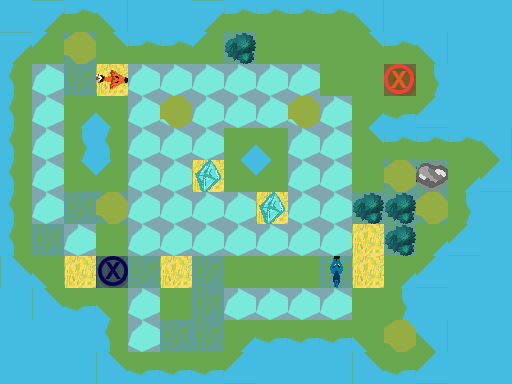

A 2D game scene composited from a Tiled map and its tileset images. What follows is a short description and the map's XML, with every tile layer's data as written:
An orthogonal 16x12 tile map with 32x32 px tiles, 3 tile layers (Ground, Obstacles, Objects), 1 hidden layer not drawn.

<map version="1.0" orientation="orthogonal" renderorder="right-down" width="16" height="12" tilewidth="32" tileheight="32" nextobjectid="6">
 <tileset firstgid="1" name="TilesetPlaceholder" tilewidth="32" tileheight="32" tilecount="240" columns="10">
  <image source="../../../Tileset.png" width="320" height="768" />
 </tileset>
 <layer name="Ground" width="16" height="12">
  <data encoding="csv">
5,3221225493,1610612747,1610612757,5,5,3221225493,1610612747,1610612747,1610612747,1610612747,1610612757,5,5,5,5,
3221225493,3221225503,7,1610612767,1610612747,1610612747,3221225503,7,1,1,1,1610612767,1610612747,1610612757,5,5,
3221225483,18,7,2,18,18,18,18,18,18,1,1,7,11,5,5,
3221225483,18,31,2684354591,18,18,18,18,18,18,18,31,2684354571,21,5,5,
3221225483,18,11,3221225483,18,18,18,31,2684354591,18,18,1610612767,1610612747,1610612747,1610612747,1610612757,
3221225483,18,1610612767,3221225503,18,18,2,1610612767,3221225503,18,18,1,7,7,31,21,
3221225483,18,7,7,18,18,18,18,2,18,18,7,7,7,11,5,
3221225483,7,18,1,18,18,18,18,18,18,18,2,7,31,21,5,
2684354581,2684354591,2,2,7,2,7,1,1,1,7,2,31,21,5,5,
5,2684354581,2684354571,2684354591,18,1,7,18,18,18,18,1,11,5,5,5,
5,5,5,3221225483,18,7,7,31,2684354571,2684354571,2684354571,2684354591,1610612767,1610612757,5,5,
5,5,5,2684354581,2684354571,2684354571,2684354571,21,5,5,5,2684354581,2684354571,21,5,5
</data>
 </layer>
 <layer name="Obstacles" width="16" height="12">
  <data encoding="csv">
0,0,0,0,0,0,0,0,0,0,0,0,0,0,0,0,
0,0,44,0,0,0,0,42,0,0,0,0,0,0,0,0,
0,0,0,0,0,0,0,0,0,0,0,0,0,0,0,0,
0,0,0,0,0,44,0,0,0,44,0,0,0,0,0,0,
0,0,0,0,0,0,0,0,0,0,0,0,0,0,0,0,
0,0,0,0,0,0,0,0,0,0,0,0,44,43,0,0,
0,0,0,44,0,0,0,0,0,0,0,42,42,44,0,0,
0,0,0,0,0,0,0,0,0,0,0,0,42,0,0,0,
0,0,0,0,0,0,0,0,0,0,0,0,0,0,0,0,
0,0,0,0,0,0,0,0,0,0,0,0,0,0,0,0,
0,0,0,0,0,0,0,0,0,0,0,0,44,0,0,0,
0,0,0,0,0,0,0,0,0,0,0,0,0,0,0,0
</data>
 </layer>
 <layer name="Objects" width="16" height="12">
  <data encoding="csv">
0,0,0,0,0,0,0,0,0,0,0,0,0,0,0,0,
0,0,0,0,0,0,0,0,0,0,0,0,0,0,0,0,
0,0,0,2684354751,0,0,0,0,0,0,0,0,181,0,0,0,
0,0,0,0,0,0,0,0,0,0,0,0,0,0,0,0,
0,0,0,0,0,0,0,0,0,0,0,0,0,0,0,0,
0,0,0,0,0,0,184,0,0,0,0,0,0,0,0,0,
0,0,0,0,0,0,0,0,184,0,0,0,0,0,0,0,
0,0,0,0,0,0,0,0,0,0,0,0,0,0,0,0,
0,0,0,182,0,0,0,0,0,0,192,0,0,0,0,0,
0,0,0,0,0,0,0,0,0,0,0,0,0,0,0,0,
0,0,0,0,0,0,0,0,0,0,0,0,0,0,0,0,
0,0,0,0,0,0,0,0,0,0,0,0,0,0,0,0
</data>
 </layer>
 <layer name="Solution" width="16" height="12" visible="0">
  <data encoding="csv">
224,224,224,224,224,224,224,224,224,224,224,224,224,224,224,224,
224,0,0,0,0,0,0,0,0,0,0,0,0,0,0,224,
224,0,0,0,0,0,0,0,0,0,0,0,0,0,0,224,
224,224,224,224,224,224,0,0,0,0,0,0,0,0,0,224,
224,224,224,224,224,224,0,0,0,0,0,0,0,0,0,224,
224,0,0,0,0,0,0,0,0,0,0,0,0,0,0,224,
224,0,0,0,0,0,0,0,0,0,0,0,0,0,0,224,
224,0,0,0,0,0,0,0,0,0,0,0,0,0,0,224,
224,0,0,0,0,0,0,0,0,0,0,17,0,0,0,224,
224,0,0,0,0,0,0,0,0,0,0,0,0,0,0,224,
224,0,0,0,0,0,0,0,0,0,0,0,0,0,0,224,
224,224,224,224,224,224,224,224,224,224,224,224,224,224,224,224
</data>
 </layer>
</map>
